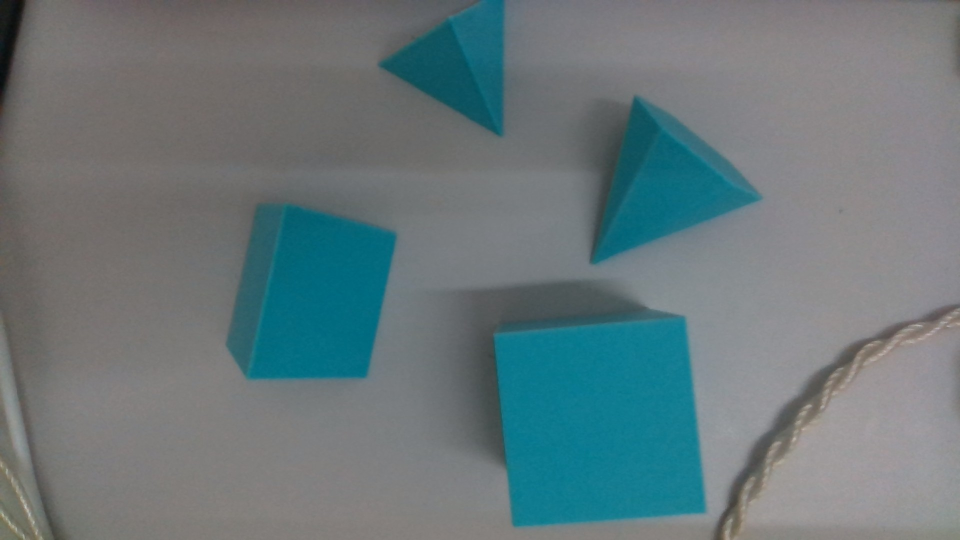
#> input picture fixtures/rgb/mixed-scenes/WIN_20260826_09_06_15_Pro.jpg, 1920 x 1080 px (shown at 1/2 size)
$ python -i geometry_rgbd_model.py   (imports and definitions only)
#> lines starting #> are read from the running program, lines starting #| are printed output that depends on the picture; after the words box and inside, x2 and y2 are one past the last pixel; in counts of white or black regions, pixels touching at a corner belong together
#> further down, picture is the input picture: shape (1080, 1920, 3); mean B, G, R 123, 119.8, 104.2
from __future__ import annotations

import json
from collections import defaultdict
from pathlib import Path
from typing import Any

import cv2
import numpy as np

from .config import VisionConfig, load_config
from .geometry3d import object_point_cloud, segment_depth_objects, valid_depth_mask
from .rgbd import (
    Plane,
    RGBDFrame,
    depth_to_points,
    fit_plane_ransac,
    fit_plane_svd,
    resize_rgbd_frame,
)
from .rgbd_dataset import EMPTY_TRAY_LABEL, load_rgbd_dataset_entries
from .camera import load_rgbd_frame
from .face_topology3d import (
    FUSED_EDGE_FEATURE_NAMES,
    TOPOLOGY_FEATURE_NAMES,
    extract_face_topology,
    face_topology_features,
    fused_edge_features,
)
from .rgbd import CameraIntrinsics


BASE_FEATURE_NAMES = (
    "extent_major_mm", "extent_middle_mm", "extent_minor_mm",
    "extent_middle_over_major", "extent_minor_over_major",
    "eigen_middle_over_major", "eigen_minor_over_major",
    "surface_rmse_mm", "depth_range_mm", "depth_iqr_mm",
    "silhouette_aspect", "circularity", "solidity", "vertices",
    "height_hist_0", "height_hist_1", "height_hist_2", "height_hist_3",
    "height_hist_4", "valid_depth_ratio",
)
# [1 line that did not run here, left out]
# [1 line that did not run here, left out]
FUSED_EDGE_PARAMETERS: dict[str, float | int | str] = {
    "version": 1,
    "rgb_gradient_percentile": 58,
    "rgb_gradient_scale": 0.62,
    "minimum_edge_length_scale": 0.10,
    "silhouette_margin_scale": 0.025,
    "minimum_bilateral_valid_ratio": 0.75,
    "maximum_local_plane_rmse_mm": 1.8,
    "minimum_depth_support": 0.30,
}


# [73 lines that did not run here, left out]


# [261 lines that did not run here, left out]


def detect_tray_roi_mask(image_bgr: np.ndarray) -> np.ndarray:
    """Locate the cool white tray used by the fixed overhead capture setup."""
    image = np.asarray(image_bgr)
    if image.ndim != 3 or image.shape[2] != 3:
        raise ValueError("tray ROI detection requires a BGR image")
    image_area = image.shape[0] * image.shape[1]
#> image_area = 2073600
    hsv = cv2.cvtColor(image, cv2.COLOR_BGR2HSV)
#> hsv: shape (1080, 1920, 3); mean H, S, V 76.4, 47.6, 125.4
    value_floor = max(90.0, float(np.percentile(hsv[:, :, 2], 60)))
#> value_floor = 129
    neutral_white = (
        (hsv[:, :, 1] <= 35) & (hsv[:, :, 2] >= value_floor)
    ).astype(np.uint8) * 255
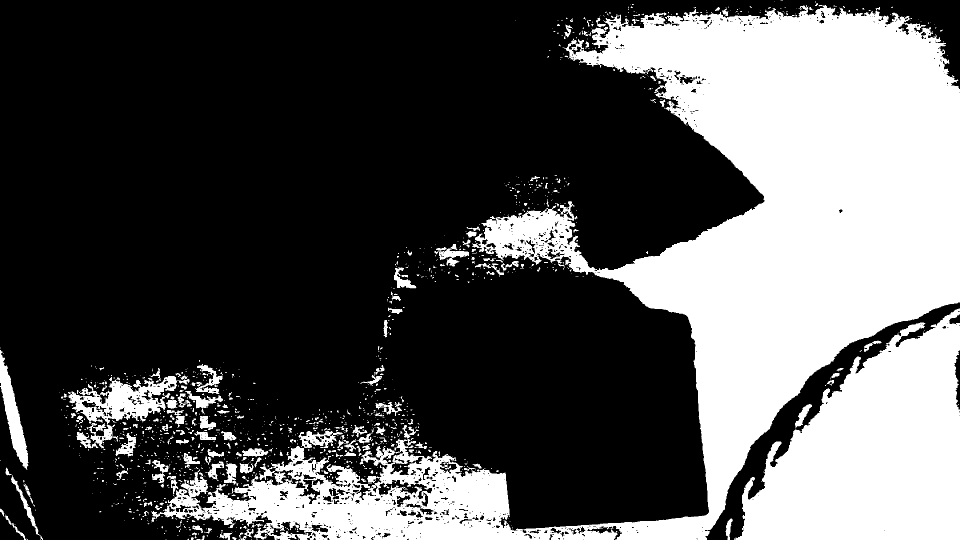
#> neutral_white: shape (1080, 1920) (shown at 1/2 size); 33.3% white; 1288 white regions (1074 under 20 px), largest, box (x1, y1, x2, y2) and area: (303, 10, 1920, 1080) 508985, (1468, 617, 1920, 1080) 132942, (136, 749, 379, 897) 11830
    neutral_corners = (
        neutral_white[0, 0], neutral_white[0, -1],
        neutral_white[-1, 0], neutral_white[-1, -1],
    )
#> neutral_corners = (0, 0, 0, 255)
    if (
        cv2.countNonZero(neutral_white) >= image_area * 0.75
        and all(neutral_corners)
    ):
        return np.full(image.shape[:2], 255, np.uint8)
    cool_white = (
        (hsv[:, :, 0] >= 70)
        & (hsv[:, :, 0] <= 135)
        & (hsv[:, :, 1] <= 110)
    )
#> cool_white: shape (1080, 1920) bool; 33.5% white; 297 white regions (116 under 20 px), largest, box (x1, y1, x2, y2) and area: (392, 0, 1680, 1066) 594045, (1754, 238, 1920, 646) 31740, (1744, 688, 1920, 1056) 25961
    candidate = (
        cool_white & (hsv[:, :, 2] >= value_floor)
    ).astype(np.uint8) * 255
#> candidate: shape (1080, 1920); 15.6% white; 807 white regions (595 under 20 px), largest, box (x1, y1, x2, y2) and area: (944, 29, 1680, 1066) 206961, (1754, 238, 1920, 646) 31448, (1744, 688, 1920, 1056) 25704
    scale = max(1.0, min(image.shape[:2]) / 720.0)
#> scale = 1.5
    close_size = max(9, int(round(31 * scale)) | 1)
#> close_size = 47
    open_size = max(3, int(round(7 * scale)) | 1)
#> open_size = 11
    candidate = cv2.morphologyEx(
        candidate,
        cv2.MORPH_CLOSE,
        np.ones((close_size, close_size), np.uint8),
        borderType=cv2.BORDER_CONSTANT,
        borderValue=0,
    )
#> candidate: shape (1080, 1920); 24.6% white; 21 white regions (5 under 20 px), largest, box (x1, y1, x2, y2) and area: (541, 23, 1897, 1057) 451903, (1696, 688, 1897, 1056) 41078, (449, 739, 655, 840) 6521
    candidate = cv2.morphologyEx(
        candidate,
        cv2.MORPH_OPEN,
        np.ones((open_size, open_size), np.uint8),
        borderType=cv2.BORDER_CONSTANT,
        borderValue=0,
    )
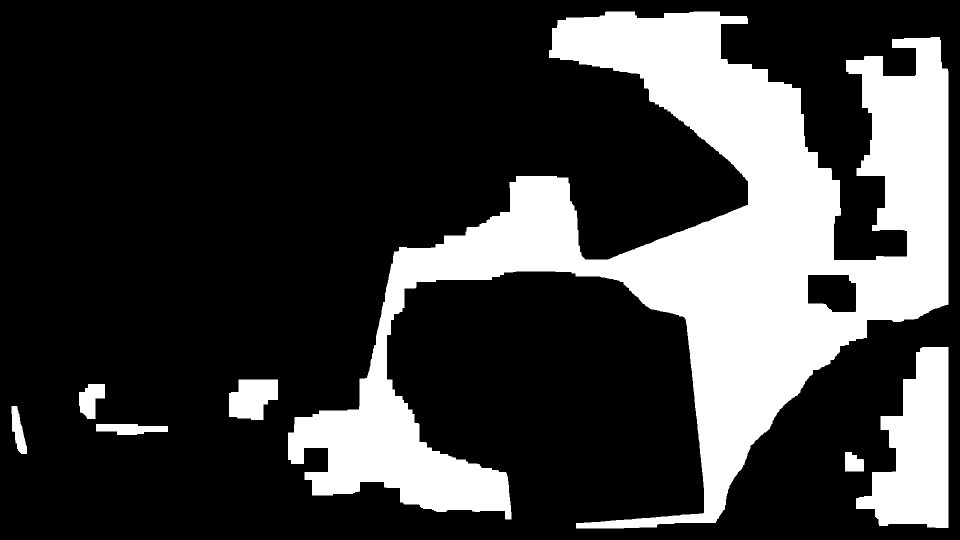
#> candidate: shape (1080, 1920) (shown at 1/2 size); 24.3% white; 7 white regions, largest, box (x1, y1, x2, y2) and area: (576, 23, 1897, 1057) 450208, (1712, 694, 1897, 1056) 40780, (458, 759, 556, 840) 6195
    candidate_corners = (
        candidate[0, 0], candidate[0, -1], candidate[-1, 0], candidate[-1, -1]
    )
#> candidate_corners = (0, 0, 0, 0)
    if cv2.countNonZero(candidate) >= image_area * 0.75 and all(candidate_corners):
        return np.full(image.shape[:2], 255, np.uint8)
    border_margin = max(2, int(round(min(image.shape[:2]) * 0.01)))
#> border_margin = 11
    def component_choices(mask: np.ndarray) -> tuple[
        list[tuple[float, int]], np.ndarray
    ]:
        count, labels, stats, _ = cv2.connectedComponentsWithStats(mask, 8)
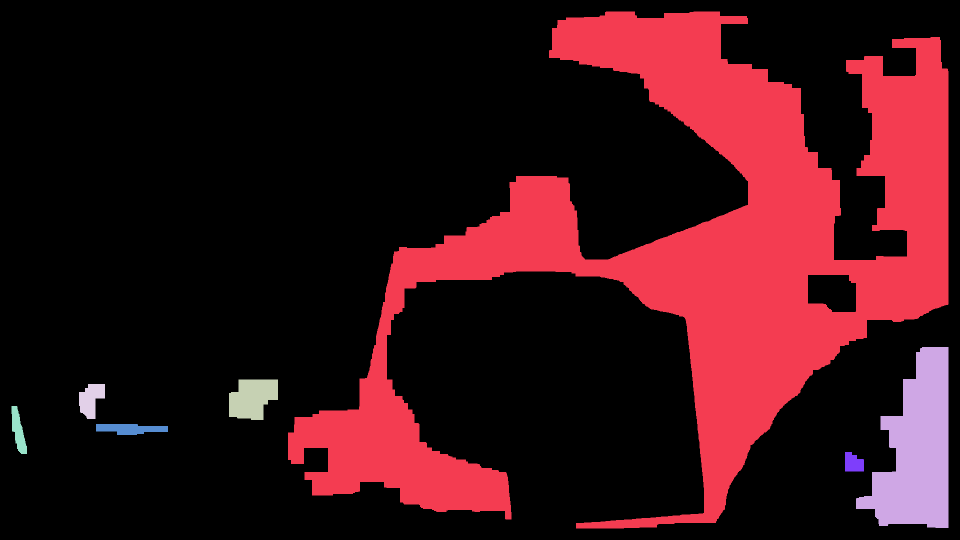
#> labels: shape (1080, 1920) int32 (shown at 1/2 size); 8 distinct labels, from 0 to 7; one colour per label, 0 black
#> count = 8; stats = [[0, 0, 1920, 1080, 1568790], [576, 23, 1321, 1034, 450208], [1712, 694, 185, 362, 40780], [458, 759, 98, 81, 6195], [158, 768, 52, 70, 2438], [23, 812, 31, 96, 1647], [192, 848, 144, 22, 2317], [1690, 904, 38, 39, 1225]]
        choices: list[tuple[float, int]] = []
        for label in range(1, count):
            x, y, width, height, area = stats[label]
            ratio = float(area) / image_area
            rectangularity = float(area) / max(width * height, 1)
            touches_image_border = (
                x <= border_margin
                or y <= border_margin
                or x + width >= image.shape[1] - border_margin
                or y + height >= image.shape[0] - border_margin
            )
            if (
                not touches_image_border
                and 0.05 <= ratio <= 0.65
                and rectangularity >= 0.45
            ):
                choices.append((float(area) * rectangularity, label))
#> this loop made 7 passes
#> (x, y, width, height, area, ratio, rectangularity) on passes 1 to 7: (576, 23, 1321, 1034, 450208, 0.217, 0.33), (1712, 694, 185, 362, 40780, 0.0197, 0.609), (458, 759, 98, 81, 6195, 0.00299, 0.78), (158, 768, 52, 70, 2438, 0.00118, 0.67), (23, 812, 31, 96, 1647, 0.000794, 0.553), (192, 848, 144, 22, 2317, 0.00112, 0.731), (1690, 904, 38, 39, 1225, 0.000591, 0.827)
#> after the loop, choices = []
        return choices, labels

    choices, labels = component_choices(candidate)
#> choices = []
    if not choices:
        neutral_candidate = cv2.morphologyEx(
            neutral_white,
            cv2.MORPH_CLOSE,
            np.ones((close_size, close_size), np.uint8),
            borderType=cv2.BORDER_CONSTANT,
            borderValue=0,
        )
#> neutral_candidate: shape (1080, 1920); 40.2% white; 3 white regions (1 under 20 px), largest, box (x1, y1, x2, y2) and area: (119, 23, 1897, 1057) 826724, (23, 771, 75, 1057) 7866
        neutral_candidate = cv2.morphologyEx(
            neutral_candidate,
            cv2.MORPH_OPEN,
            np.ones((open_size, open_size), np.uint8),
            borderType=cv2.BORDER_CONSTANT,
            borderValue=0,
        )
#> neutral_candidate: shape (1080, 1920); 40.2% white; 3 white regions, box (x1, y1, x2, y2) and area: (766, 23, 1897, 1057) 610944, (122, 692, 1021, 1057) 214615, (23, 812, 72, 1057) 7619
        choices, labels = component_choices(neutral_candidate)
#> in component_choices (call 2), `count, labels, stats, _ = cv2.connectedComponentsWithStats(mask, 8)`:
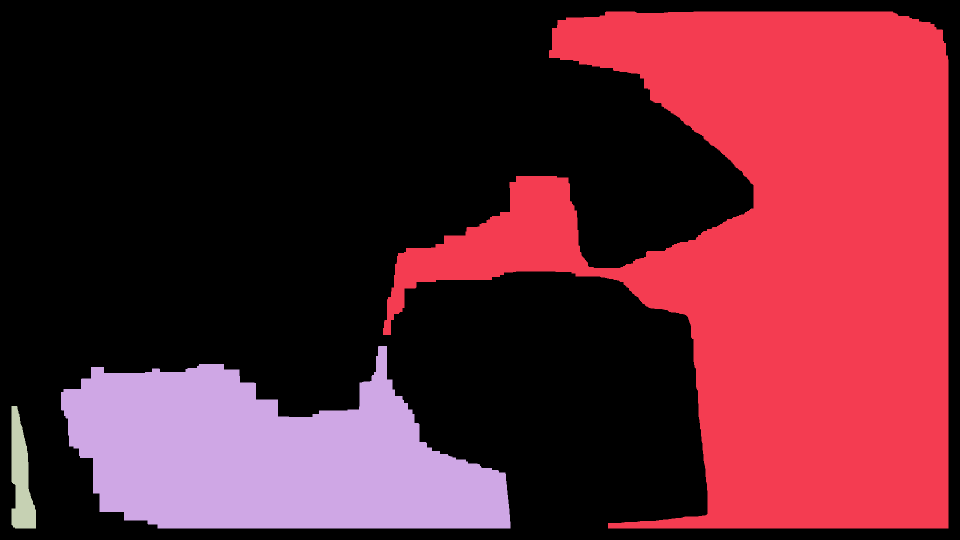
#> labels: shape (1080, 1920) int32 (shown at 1/2 size); 4 distinct labels, from 0 to 3; one colour per label, 0 black
#> in component_choices (call 2), `count, labels, stats, _ = cv2.connectedComponentsWithStats(mask, 8)`: count = 4; stats = [[0, 0, 1920, 1080, 1240422], [766, 23, 1131, 1034, 610944], [122, 692, 899, 365, 214615], [23, 812, 49, 245, 7619]]
#> the loop in component_choices (call 2), `for label in range(1, count):` made 3 passes
#> (x, y, width, height, area, ratio, rectangularity) on passes 1 to 3: (766, 23, 1131, 1034, 610944, 0.295, 0.522), (122, 692, 899, 365, 214615, 0.103, 0.654), (23, 812, 49, 245, 7619, 0.00367, 0.635)
#> after the loop in component_choices (call 2), `for label in range(1, count):`: choices = [(319168.2, 1), (140367.8, 2)]
#> choices = [(319168.2, 1), (140367.8, 2)]
    if not choices:
        raise ValueError("tray_roi_not_found")
    selected = max(choices)[1]
#> selected = 1
    component = (labels == selected).astype(np.uint8) * 255
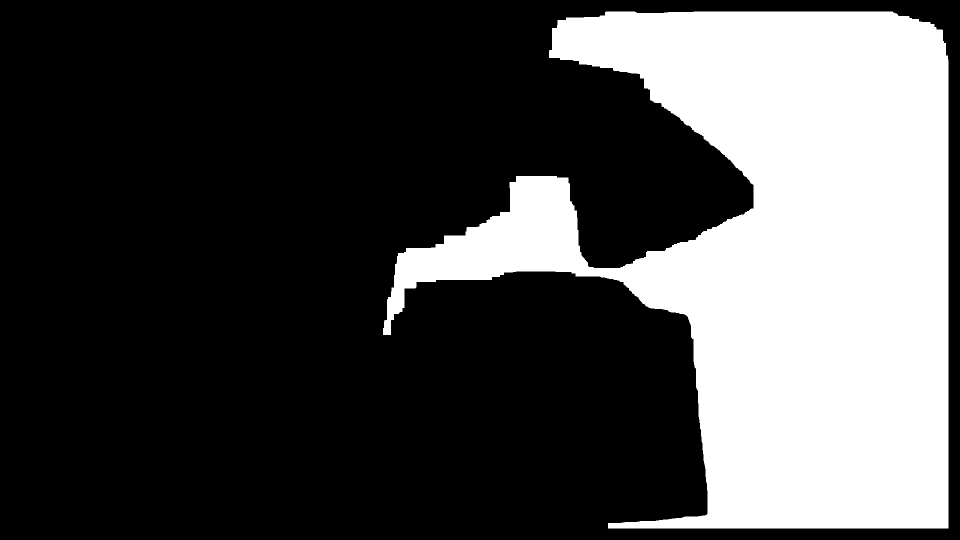
#> component: shape (1080, 1920) (shown at 1/2 size); 29.5% white; 1 white region
    contours, _ = cv2.findContours(component, cv2.RETR_EXTERNAL, cv2.CHAIN_APPROX_SIMPLE)
#> contours = 1 contour; box (x1, y1, x2, y2) and area: (766, 23, 1897, 1057) 608074
    contour = max(contours, key=cv2.contourArea)
#> contour = contour of 790 points, box (x1, y1, x2, y2) (766, 23, 1897, 1057), area 608074
    rectangle = cv2.boxPoints(cv2.minAreaRect(contour)).astype(np.int32)
#> rectangle = [[1896, 1056], [766, 1056], [766, 23], [1896, 23]]
    roi = np.zeros(image.shape[:2], np.uint8)
    cv2.fillConvexPoly(roi, rectangle, 255)
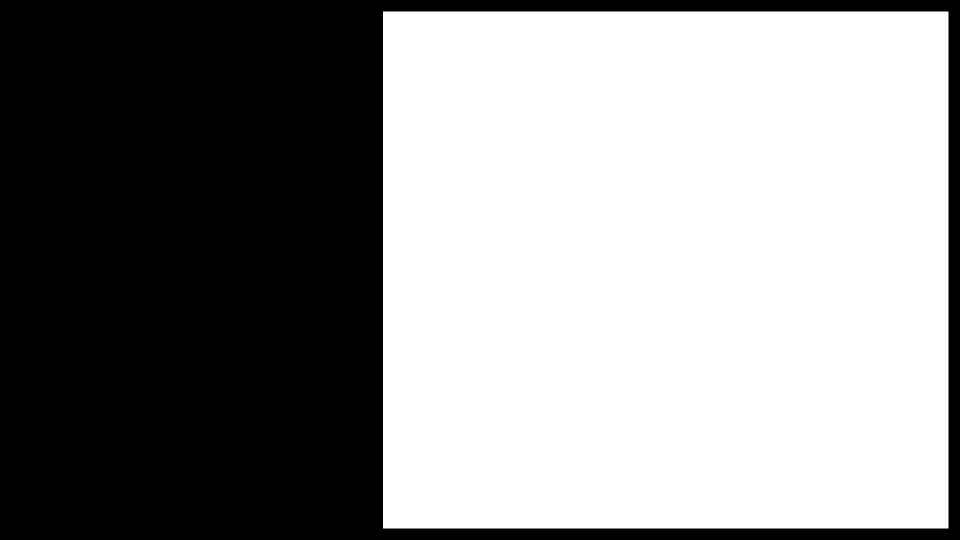
#> roi: shape (1080, 1920) (shown at 1/2 size); 56.4% white; 1 black region, box (x1, y1, x2, y2) and area: (0, 0, 1920, 1080) 904146
    x, y, width, height = cv2.boundingRect(rectangle)
#> x = 766; y = 23; width = 1131; height = 1034
    # Stop at the tray's inner wall. An edge object still contributes its portion
    # on the tray floor, while the raised white rim itself remains outside.
    inset = max(5, int(round(min(width, height) * 0.045)))
#> inset = 47
    roi = cv2.erode(
        roi,
        cv2.getStructuringElement(cv2.MORPH_ELLIPSE, (inset * 2 + 1, inset * 2 + 1)),
    )
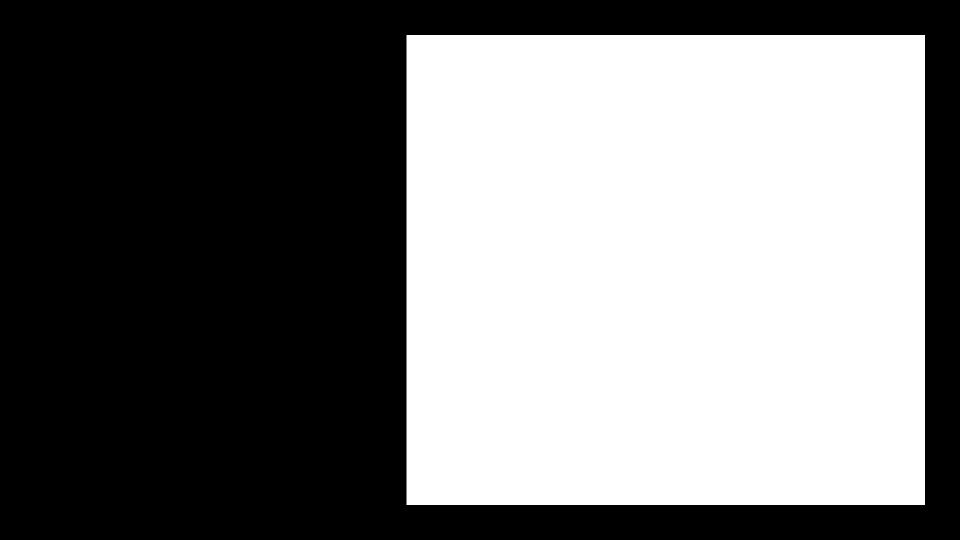
#> roi: shape (1080, 1920) (shown at 1/2 size); 47% white; 1 white region, box (x1, y1, x2, y2) and area: (813, 70, 1850, 1010) 974780
    if cv2.countNonZero(roi) < image_area * 0.03:
        raise ValueError("tray_roi_too_small")
    return roi


# [220 lines left out: functions constrain_tray_roi, detect_rgb_object_support, _fit_background_plane, train_rgbd_geometry_model, not called in this run]

>>> import cv2
>>> picture = cv2.imread('../../../fixtures/rgb/mixed-scenes/WIN_20260826_09_06_15_Pro.jpg')
>>> result = detect_tray_roi_mask(picture)
